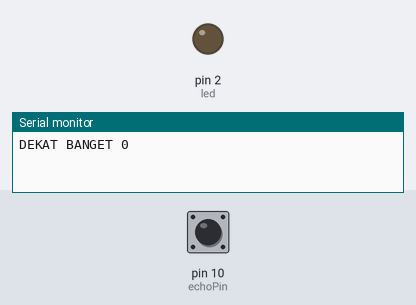
This sketch was run on a simulated Arduino Uno, built with avr-gcc and run on an emulated ATmega328P. Shown: output pins drawn as LEDs (lit = HIGH), the last lines printed to the serial monitor. Dashed ring = blinking. The test bench sets the inputs (shaded band); at power-on: pin 10 (echoPin) LOW. Pins used as bus, display or sensor lines are not drawn.

Above: at 1.2 s.
1.3 s: pin 10 (echoPin) pulsed HIGH 2 times (0.12 s each, 0.3 s apart)
At 1.47 s:
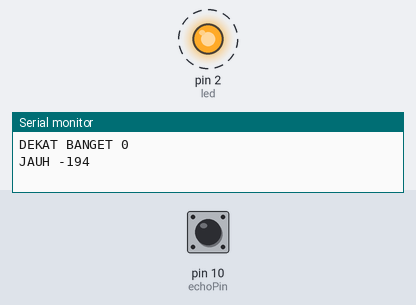
Timing chart, 0 to 4.3 s (numbered marks = the images above; inputs shaded):
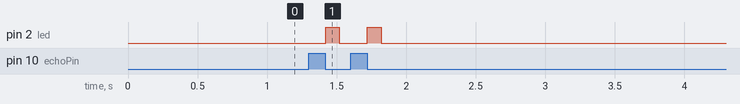

The sketch:

sketch_nov13a.ino
```cpp
int trigPin=11;
int echoPin=10;
int led=2;

int duration;
int distance;

void setup() {
  pinMode(trigPin, OUTPUT);
  pinMode(echoPin, INPUT);
  pinMode(led, OUTPUT);
  Serial.begin(9600);
}


void loop() {
  digitalWrite(trigPin, HIGH);
  delay (100);
  digitalWrite(trigPin, LOW);
  digitalWrite(led, LOW);
  duration = pulseIn(echoPin, HIGH);
  distance=(duration/2)/28.5;

  if(distance == 0){
    Serial.print("DEKAT BANGET ");
    Serial.println(distance);
    digitalWrite(led, LOW );
  }
  else if(distance>=0 && distance<=10){
    Serial.print("DEKAT ");
    Serial.println(distance);
    digitalWrite(led, LOW);
  }
  else if(distance>=20 && distance<=50){
    Serial.print("DEKAT ");
    Serial.println(distance);
    digitalWrite(led, LOW);
  }
  else if(distance>=50 && distance<=100){
    Serial.print("LUMAYAN JAUH ");
    Serial.println(distance);
    digitalWrite(led, HIGH);
  }
  else{
    Serial.print("JAUH ");
    Serial.println(distance);
    digitalWrite(led, HIGH);
  }


}
```

Measured:
- after the input at 1.3 s, pin 2 (led): alternates HIGH for 0.10 s and LOW for 0.20 s, 4 changes in all, then stays LOW, starting after 0.12 s
